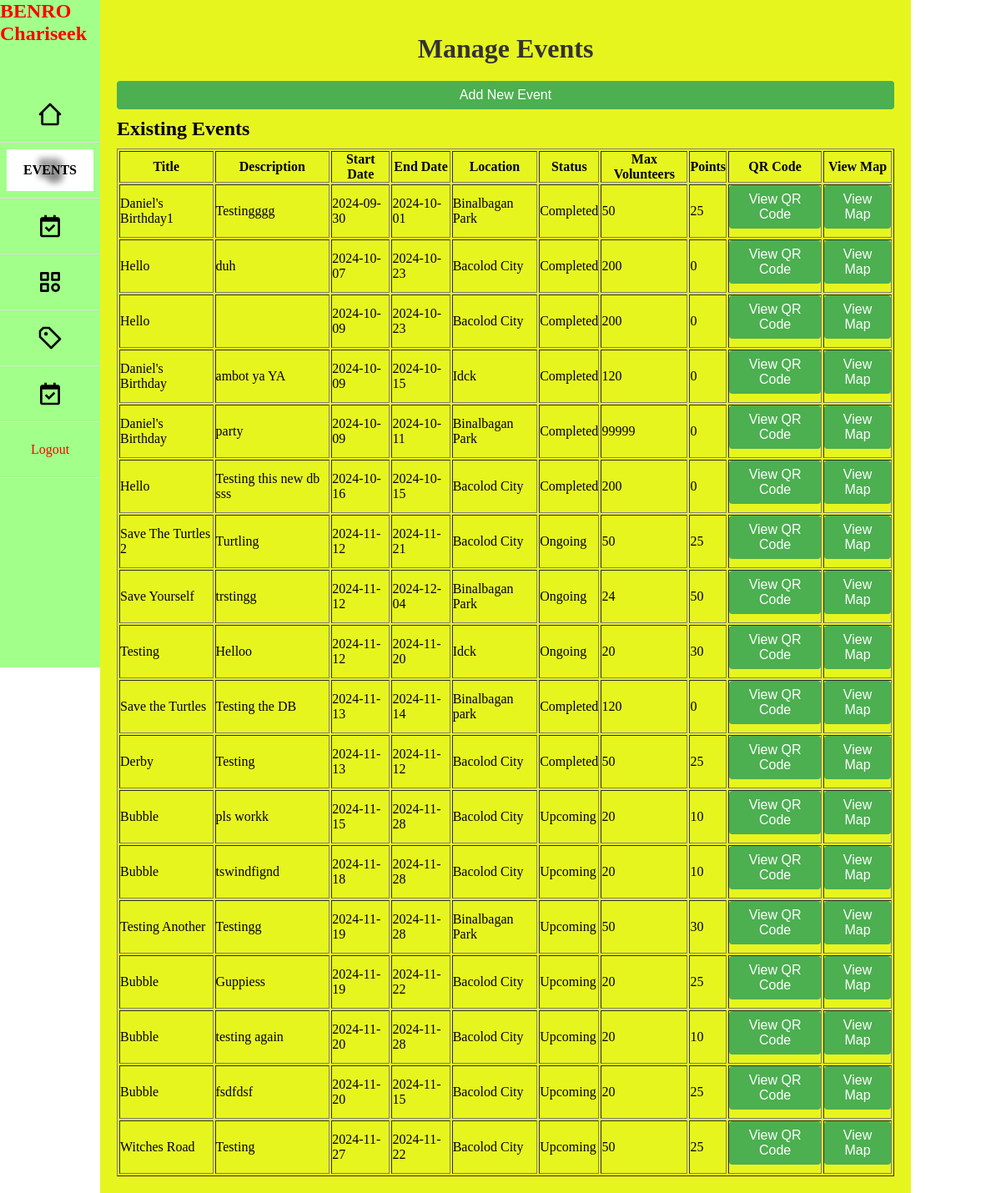
Page /index.php?page=events (signed in) on the committed database.
### tables this page shows
CREATE TABLE `event` (
  `event_id` int(11) NOT NULL,
  `title` varchar(255) NOT NULL,
  `description` text DEFAULT NULL,
  `category` varchar(255) DEFAULT NULL,
  `start_date` date DEFAULT NULL,
  `end_date` date DEFAULT NULL,
  `start_time` time DEFAULT NULL,
  `end_time` time DEFAULT NULL,
  `location` varchar(255) DEFAULT NULL,
  `max_volunteers` int(11) DEFAULT NULL,
  `event_status` enum('upcoming','ongoing','completed') DEFAULT 'upcoming',
  `created_at` timestamp NOT NULL DEFAULT current_timestamp(),
  `updated_at` timestamp NOT NULL DEFAULT current_timestamp() ON UPDATE current_timestamp(),
  `created_by_admin` int(1) DEFAULT 0,
  `organization_id` int(11) DEFAULT NULL,
  `event_image` varchar(255) NOT NULL,
  `latitude` decimal(9,6) DEFAULT NULL,
  `longitude` decimal(9,6) DEFAULT NULL,
  `qr_code` varchar(255) DEFAULT NULL,
  `points` int(11) DEFAULT 0
);

### class/eventclass.php (called while the page is built, shortened)
<?php
class Event {
    private $DB_SERVER = 'localhost';
    private $DB_USERNAME = 'root';
    private $DB_PASSWORD = '';
    private $DB_DATABASE = 'delossantosd262_chariseek';
    private $conn;
    public function __construct() {
        try {
            $this->conn = new PDO("mysql:host=" . $this->DB_SERVER . ";dbname=" . $this->DB_DATABASE, $this->DB_USERNAME, $this->DB_PASSWORD);
            $this->conn->setAttribute(PDO::ATTR_ERRMODE, PDO::ERRMODE_EXCEPTION);
        } catch (PDOException $e) {
            die("Connection failed: " . $e->getMessage());
        }
    }
    public function get_events() {
        if (isset($_SESSION['role']) && $_SESSION['role'] === 'admin') {
            $stmt = $this->conn->prepare("SELECT * FROM event ORDER BY start_date ASC");
            $stmt->execute();
        } elseif (isset($_SESSION['role']) && $_SESSION['role'] === 'organization') {
            $stmt = $this->conn->prepare("SELECT * FROM event WHERE organization_id = :organization_id ORDER BY start_date ASC");
            $stmt->bindParam(':organization_id', $_SESSION['organization_id'], PDO::PARAM_INT);
            $stmt->execute();
        } else {
            return [];
        }
        $events = $stmt->fetchAll(PDO::FETCH_ASSOC);
        $currentDate = new DateTime();
        foreach ($events as &$event) {
            $startDate = new DateTime($event['start_date']);
            $endDate = new DateTime($event['end_date']);
            if ($currentDate > $endDate) {
                $event['event_status'] = 'Completed';
            } elseif ($currentDate >= $startDate && $currentDate <= $endDate) {
                $event['event_status'] = 'Ongoing';
            } else {
                $event['event_status'] = 'Upcoming';
            }
            $this->updateEventStatus($event['event_id'], $event['event_status']);
        }
        return $events;
    }
    public function updateEventStatus($eventId, $status) {
        $conn = getDbConnection();
        $stmt = $conn->prepare("UPDATE event SET event_status = :status WHERE event_id = :event_id");
        $stmt->bindParam(':status', $status);
        $stmt->bindParam(':event_id', $eventId);
        $stmt->execute();
    }
}

### navbar/events.php (the view, shortened to what this page needs)
<!DOCTYPE html>
<html lang="en">
<head>
    <link rel="stylesheet" href="../style.css">
    <link rel="stylesheet" href="https://unpkg.com/leaflet/dist/leaflet.css" />
</head>
<body>
    <h1>Manage Events</h1>
    <button onclick="openEventModal()">Add New Event</button>
    <h2>Existing Events</h2>
    <table border="1">
        <thead>
            <tr>
                <th>Title</th>
                <th>Description</th>
                <th>Start Date</th>
                <th>End Date</th>
                <th>Location</th>
                <th>Status</th>
                <th>Max Volunteers</th>
                <th>Points</th>
                <th>QR Code</th>
                <th>View Map</th>
            </tr>
        </thead>
        <tbody>
            <?php
            require_once 'class/eventclass.php';
            $eventClass = new Event();
            $events = $eventClass->get_Events();
            foreach ($events as $event) {
                echo "<tr>";
                echo "<td>" . htmlspecialchars($event['title']) . "</td>";
                echo "<td>" . htmlspecialchars($event['description']) . "</td>";
                echo "<td>" . htmlspecialchars($event['start_date']) . "</td>";
                echo "<td>" . htmlspecialchars($event['end_date']) . "</td>";
                echo "<td>" . htmlspecialchars($event['location']) . "</td>";
                echo "<td>" . htmlspecialchars($event['event_status']) . "</td>";
                echo "<td>" . htmlspecialchars($event['max_volunteers']) . "</td>";
                echo "<td>" . htmlspecialchars($event['points']) . "</td>";
                echo "<td><button onclick='showQRCode(\"" . htmlspecialchars($event['qr_code']) . "\")'>View QR Code</button></td>";
                echo "<td><button onclick='viewMap(" . htmlspecialchars($event['latitude']) . ", " . htmlspecialchars($event['longitude']) . ")'>View Map</button></td>";
                echo "</tr>";
            }
            ?>
        </tbody>
    </table>
</body>
</html>

### style.css (style rules this page uses)
* { margin: 0; padding: 0; box-sizing: border-box; }
h1 { text-align: center; font-size: 2em; color: #333; margin: 20px 0; }
.category-group, .form-group, button { margin-bottom: 20px; }
button { padding: 12px 20px; font-size: 1em; color: white; background-color: #28a745; border: none; border-radius: 6px; cursor: pointer; transition: background-color 0.3s ease; }
body { background: #ffffff; padding-left: 10%; }
h2 { font-size: 1.5em; margin-bottom: 10px; }
input[type="text"], button { width: 100%; padding: 8px; margin-bottom: 10px; border-radius: 4px; }
button { background-color: #4CAF50; color: white; border: none; cursor: pointer; }

### rows in the picture
event: title "Daniel's Birthday1", description "Testingggg", start_date "2024-09-30", end_date "2024-10-01", location "Binalbagan Park", event_status "Completed", max_volunteers "50", points "25"
event: title "Hello", description "duh", start_date "2024-10-07", end_date "2024-10-23", location "Bacolod City", event_status "Completed", max_volunteers "200", points "0"
event: title "Hello", start_date "2024-10-09", end_date "2024-10-23", location "Bacolod City", event_status "Completed", max_volunteers "200", points "0"
event: title "Daniel's Birthday", description "ambot ya YA", start_date "2024-10-09", end_date "2024-10-15", location "Idck", event_status "Completed", max_volunteers "120", points "0"
event: title "Daniel's Birthday", description "party", start_date "2024-10-09", end_date "2024-10-11", location "Binalbagan Park", event_status "Completed", max_volunteers "99999", points "0"
event: title "Hello", description "Testing this new db sss", start_date "2024-10-16", end_date "2024-10-15", location "Bacolod City", event_status "Completed", max_volunteers "200", points "0"
event: title "Save The Turtles 2", description "Turtling", start_date "2024-11-12", end_date "2024-11-21", location "Bacolod City", event_status "Ongoing", max_volunteers "50", points "25"
event: title "Save Yourself", description "trstingg", start_date "2024-11-12", end_date "2024-12-04", location "Binalbagan Park", event_status "Ongoing", max_volunteers "24", points "50"
event: title "Testing", description "Helloo", start_date "2024-11-12", end_date "2024-11-20", location "Idck", event_status "Ongoing", max_volunteers "20", points "30"
event: title "Save the Turtles", description "Testing the DB", start_date "2024-11-13", end_date "2024-11-14", location "Binalbagan park", event_status "Completed", max_volunteers "120", points "0"
event: title "Derby", description "Testing", start_date "2024-11-13", end_date "2024-11-12", location "Bacolod City", event_status "Completed", max_volunteers "50", points "25"
event: title "Bubble", description "pls workk", start_date "2024-11-15", end_date "2024-11-28", location "Bacolod City", event_status "Upcoming", max_volunteers "20", points "10"
event: title "Bubble", description "tswindfignd", start_date "2024-11-18", end_date "2024-11-28", location "Bacolod City", event_status "Upcoming", max_volunteers "20", points "10"
event: title "Testing Another", description "Testingg", start_date "2024-11-19", end_date "2024-11-28", location "Binalbagan Park", event_status "Upcoming", max_volunteers "50", points "30"
event: title "Bubble", description "Guppiess", start_date "2024-11-19", end_date "2024-11-22", location "Bacolod City", event_status "Upcoming", max_volunteers "20", points "25"
event: title "Bubble", description "testing again", start_date "2024-11-20", end_date "2024-11-28", location "Bacolod City", event_status "Upcoming", max_volunteers "20", points "10"
event: title "Bubble", description "fsdfdsf", start_date "2024-11-20", end_date "2024-11-15", location "Bacolod City", event_status "Upcoming", max_volunteers "20", points "25"
event: title "Witches Road", description "Testing", start_date "2024-11-27", end_date "2024-11-22", location "Bacolod City", event_status "Upcoming", max_volunteers "50", points "25"
